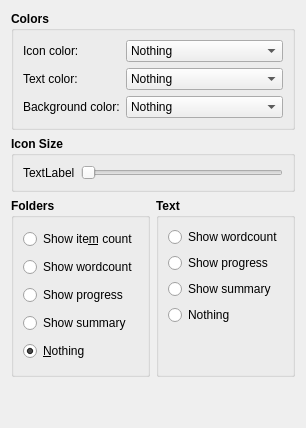
         <widget class="QWidget" name="tab">
          <attribute name="icon">
           <iconset theme="view-list-tree">
            <normaloff/>
           </iconset>
          </attribute>
          <attribute name="title">
           <string>Tree</string>
          </attribute>
          <layout class="QVBoxLayout" name="verticalLayout_17">
           <item>
            <widget class="QGroupBox" name="groupBox_3">
             <property name="font">
              <font>
               <weight>75</weight>
               <bold>true</bold>
              </font>
             </property>
             <property name="title">
              <string>Colors</string>
             </property>
             <layout class="QFormLayout" name="formLayout">
              <property name="fieldGrowthPolicy">
               <enum>QFormLayout::ExpandingFieldsGrow</enum>
              </property>
              <item row="0" column="0">
               <widget class="QLabel" name="label_3">
                <property name="font">
                 <font>
                  <weight>50</weight>
                  <bold>false</bold>
                 </font>
                </property>
                <property name="text">
                 <string>Icon color:</string>
                </property>
               </widget>
              </item>
              <item row="0" column="1">
               <widget class="QComboBox" name="cmbTreeIcon">
                <property name="sizePolicy">
                 <sizepolicy hsizetype="Expanding" vsizetype="Fixed">
                  <horstretch>0</horstretch>
                  <verstretch>0</verstretch>
                 </sizepolicy>
                </property>
                <property name="font">
                 <font>
                  <weight>50</weight>
                  <bold>false</bold>
                 </font>
                </property>
                <item>
                 <property name="text">
                  <string>Nothing</string>
                 </property>
                </item>
                <item>
                 <property name="text">
                  <string>POV</string>
                 </property>
                </item>
                <item>
                 <property name="text">
                  <string>Label</string>
                 </property>
                </item>
                <item>
                 <property name="text">
                  <string>Progress</string>
                 </property>
                </item>
                <item>
                 <property name="text">
                  <string>Compile</string>
                 </property>
                </item>
               </widget>
              </item>
              <item row="1" column="0">
               <widget class="QLabel" name="label_4">
                <property name="font">
                 <font>
                  <weight>50</weight>
                  <bold>false</bold>
                 </font>
                </property>
                <property name="text">
                 <string>Text color:</string>
                </property>
               </widget>
              </item>
              <item row="1" column="1">
               <widget class="QComboBox" name="cmbTreeText">
                <property name="sizePolicy">
                 <sizepolicy hsizetype="Expanding" vsizetype="Fixed">
                  <horstretch>0</horstretch>
                  <verstretch>0</verstretch>
                 </sizepolicy>
                </property>
                <property name="font">
                 <font>
                  <weight>50</weight>
                  <bold>false</bold>
                 </font>
                </property>
                <item>
                 <property name="text">
                  <string>Nothing</string>
                 </property>
                </item>
                <item>
                 <property name="text">
                  <string>POV</string>
                 </property>
                </item>
                <item>
                 <property name="text">
                  <string>Label</string>
                 </property>
                </item>
                <item>
                 <property name="text">
                  <string>Progress</string>
                 </property>
                </item>
                <item>
                 <property name="text">
                  <string>Compile</string>
                 </property>
                </item>
               </widget>
              </item>
              <item row="2" column="0">
               <widget class="QLabel" name="label_5">
                <property name="font">
                 <font>
                  <weight>50</weight>
                  <bold>false</bold>
                 </font>
                </property>
                <property name="text">
                 <string>Background color:</string>
                </property>
               </widget>
              </item>
              <item row="2" column="1">
               <widget class="QComboBox" name="cmbTreeBackground">
                <property name="sizePolicy">
                 <sizepolicy hsizetype="Expanding" vsizetype="Fixed">
                  <horstretch>0</horstretch>
                  <verstretch>0</verstretch>
                 </sizepolicy>
                </property>
                <property name="font">
                 <font>
                  <weight>50</weight>
                  <bold>false</bold>
                 </font>
                </property>
                <item>
                 <property name="text">
                  <string>Nothing</string>
                 </property>
                </item>
                <item>
                 <property name="text">
                  <string>POV</string>
                 </property>
                </item>
                <item>
                 <property name="text">
                  <string>Label</string>
                 </property>
                </item>
                <item>
                 <property name="text">
                  <string>Progress</string>
                 </property>
                </item>
                <item>
                 <property name="text">
                  <string>Compile</string>
                 </property>
                </item>
               </widget>
              </item>
             </layout>
            </widget>
           </item>
           <item>
            <widget class="QGroupBox" name="groupBox_16">
             <property name="font">
              <font>
               <weight>75</weight>
               <bold>true</bold>
              </font>
             </property>
             <property name="title">
              <string>Icon Size</string>
             </property>
             <layout class="QHBoxLayout" name="horizontalLayout_11">
              <item>
               <widget class="QLabel" name="lblTreeIconSize">
                <property name="font">
                 <font>
                  <weight>50</weight>
                  <bold>false</bold>
                 </font>
                </property>
                <property name="text">
                 <string>TextLabel</string>
                </property>
               </widget>
              </item>
              <item>
               <widget class="QSlider" name="sldTreeIconSize">
                <property name="font">
                 <font>
                  <weight>50</weight>
                  <bold>false</bold>
                 </font>
                </property>
                <property name="minimum">
                 <number>16</number>
                </property>
                <property name="maximum">
                 <number>128</number>
                </property>
                <property name="orientation">
                 <enum>Qt::Horizontal</enum>
                </property>
               </widget>
              </item>
             </layout>
            </widget>
           </item>
           <item>
            <layout class="QHBoxLayout" name="horizontalLayout_9">
             <item>
              <widget class="QGroupBox" name="groupBox_8">
               <property name="font">
                <font>
                 <weight>75</weight>
                 <bold>true</bold>
                </font>
               </property>
               <property name="title">
                <string>Folders</string>
               </property>
               <layout class="QVBoxLayout" name="verticalLayout_15">
                <item>
                 <widget class="QRadioButton" name="rdoTreeItemCount">
                  <property name="font">
                   <font>
                    <weight>50</weight>
                    <bold>false</bold>
                   </font>
                  </property>
                  <property name="text">
                   <string>Show ite&amp;m count</string>
                  </property>
                 </widget>
                </item>
                <item>
                 <widget class="QRadioButton" name="rdoTreeWC">
                  <property name="font">
                   <font>
                    <weight>50</weight>
                    <bold>false</bold>
                   </font>
                  </property>
                  <property name="text">
                   <string>Show wordcount</string>
                  </property>
                 </widget>
                </item>
                <item>
                 <widget class="QRadioButton" name="rdoTreeProgress">
                  <property name="font">
                   <font>
                    <weight>50</weight>
                    <bold>false</bold>
                   </font>
                  </property>
                  <property name="text">
                   <string>Show progress</string>
                  </property>
                 </widget>
                </item>
                <item>
                 <widget class="QRadioButton" name="rdoTreeSummary">
                  <property name="font">
                   <font>
                    <weight>50</weight>
                    <bold>false</bold>
                   </font>
                  </property>
                  <property name="text">
                   <string>Show summary</string>
                  </property>
                 </widget>
                </item>
                <item>
                 <widget class="QRadioButton" name="rdoTreeNothing">
                  <property name="font">
                   <font>
                    <weight>50</weight>
                    <bold>false</bold>
                   </font>
                  </property>
                  <property name="text">
                   <string>&amp;Nothing</string>
                  </property>
                  <property name="checked">
                   <bool>true</bool>
                  </property>
                 </widget>
                </item>
               </layout>
              </widget>
             </item>
             <item>
              <widget class="QGroupBox" name="groupBox_9">
               <property name="font">
                <font>
                 <weight>75</weight>
                 <bold>true</bold>
                </font>
               </property>
               <property name="title">
                <string>Text</string>
               </property>
               <layout class="QVBoxLayout" name="verticalLayout_16">
                <item>
                 <widget class="QRadioButton" name="rdoTreeTextWC">
                  <property name="font">
                   <font>
                    <weight>50</weight>
                    <bold>false</bold>
                   </font>
                  </property>
                  <property name="text">
                   <string>Show wordcount</string>
                  </property>
                 </widget>
                </item>
                <item>
                 <widget class="QRadioButton" name="rdoTreeTextProgress">
                  <property name="font">
                   <font>
                    <weight>50</weight>
                    <bold>false</bold>
                   </font>
                  </property>
                  <property name="text">
                   <string>Show progress</string>
                  </property>
                 </widget>
                </item>
                <item>
                 <widget class="QRadioButton" name="rdoTreeTextSummary">
                  <property name="font">
                   <font>
                    <weight>50</weight>
                    <bold>false</bold>
                   </font>
                  </property>
                  <property name="text">
                   <string>Show summary</string>
                  </property>
                 </widget>
                </item>
                <item>
                 <widget class="QRadioButton" name="rdoTreeTextNothing">
                  <property name="font">
                   <font>
                    <weight>50</weight>
                    <bold>false</bold>
                   </font>
                  </property>
                  <property name="text">
                   <string>Nothing</string>
                  </property>
                 </widget>
                </item>
                <item>
                 <spacer name="verticalSpacer_6">
                  <property name="font">
                   <font>
                    <weight>50</weight>
                    <bold>false</bold>
                   </font>
                  </property>
                  <property name="orientation">
                   <enum>Qt::Vertical</enum>
                  </property>
                  <property name="sizeHint" stdset="0">
                   <size>
                    <width>20</width>
                    <height>40</height>
                   </size>
                  </property>
                 </spacer>
                </item>
               </layout>
              </widget>
             </item>
            </layout>
           </item>
           <item>
            <spacer name="verticalSpacer_3">
             <property name="orientation">
              <enum>Qt::Vertical</enum>
             </property>
             <property name="sizeHint" stdset="0">
              <size>
               <width>20</width>
               <height>40</height>
              </size>
             </property>
            </spacer>
           </item>
          </layout>
         </widget>
